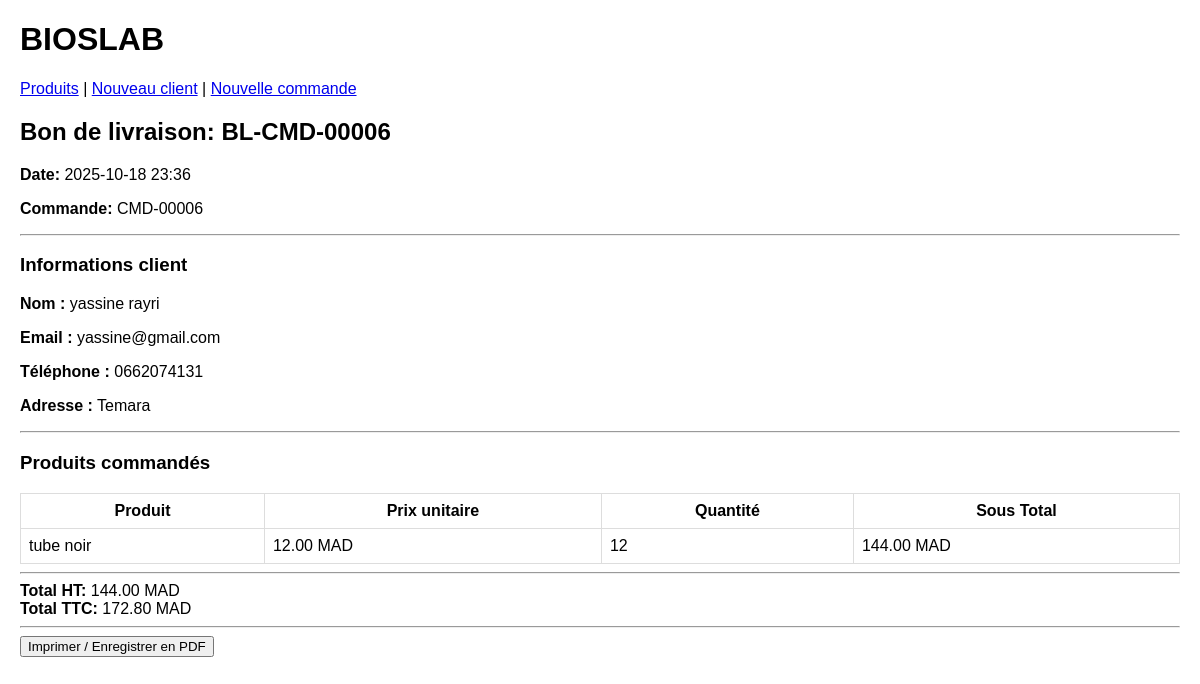
Screenshot of /order/45/delivery-note/ with the database file from the repository.
### stock/models.py (models this page shows, shortened)
class DeliveryNote(models.Model):
    order = models.OneToOneField(Order, on_delete=models.CASCADE, related_name="delivery_note")
    numero = models.CharField(max_length=100, unique=True)
    date = models.DateTimeField(default=timezone.now)
    class Meta:
        verbose_name = "Bon de livraison"

class Order(models.Model):
    client = models.ForeignKey(Client, on_delete=models.PROTECT, related_name="orders")
    date = models.DateTimeField(default=timezone.now)
    reference = models.CharField(max_length=100, unique=True)
    validated = models.BooleanField(default=False)  # Si validée -> reduction stock et possible génération facture
    note = models.TextField(blank=True)
    class Meta:
        verbose_name = "Commande"
    def total(self):
        return sum(item.subtotal() for item in self.items.all())

class Client(models.Model):
    nom = models.CharField(max_length=200)
    adresse = models.TextField(blank=True)
    telephone = models.CharField(max_length=50, blank=True)
    email = models.EmailField(blank=True)
    created_at = models.DateTimeField(auto_now_add=True)

class OrderItem(models.Model):
    order = models.ForeignKey(Order, on_delete=models.CASCADE, related_name="items")
    product = models.ForeignKey(Product, on_delete=models.PROTECT)
    quantite = models.PositiveIntegerField()
    prix_unitaire = models.DecimalField(max_digits=10, decimal_places=2)
    def subtotal(self):
        return self.quantite * self.prix_unitaire

class Product(models.Model):
    reference = models.CharField(max_length=50, unique=True)
    nom = models.CharField(max_length=200)
    description = models.TextField(blank=True)
    prix_unitaire = models.DecimalField(max_digits=10, decimal_places=2)
    quantite_stock = models.PositiveIntegerField(default=0)
    class Meta:
        verbose_name = "Produit"

### stock/views.py (the view)
# urls.py: path('order/<int:order_id>/delivery-note/', views.generate_delivery_note, name='generate_delivery_note'),
def generate_delivery_note(request, order_id):
    order = get_object_or_404(Order, pk=order_id)
    dn, created = DeliveryNote.objects.get_or_create(
        order=order,
        defaults={'numero': f"BL-{order.reference}"}
    )
    price_ht = order.total()
    taux_tva = Decimal('0.20')
    price_ttc = float(price_ht * (Decimal('1.00') + taux_tva))
    return render(request, 'stock/delivery_note.html', {'dn': dn, 'order': order,'price_ttc':price_ttc})

### stock/templates/stock/delivery_note.html (shortened to what this page needs)
{% extends 'stock/base.html' %}
{% block content %}
<h2>Bon de livraison: {{ dn.numero }}</h2>
<p><strong>Date:</strong> {{ dn.date|date:"Y-m-d H:i" }}</p>
<p><strong>Commande:</strong> {{ order.reference }}</p>
<hr>
    <h3>Informations client</h3>
    <p><strong>Nom :</strong> {{ order.client.nom }}</p>
    <p><strong>Email :</strong> {{ order.client.email }}</p>
    <p><strong>Téléphone :</strong> {{ order.client.telephone }}</p>
    <p><strong>Adresse :</strong> {{ order.client.adresse }}</p>
<hr>
<h3>Produits commandés</h3>
    <table class="table">
        <thead>
            <tr>
                <th>Produit</th>
                <th>Prix unitaire</th>
                <th>Quantité</th>
                <th>Sous Total</th>
            </tr>
        </thead>
        <tbody>
            {% for item in order.items.all %}
            <tr>
                <td>{{ item.product.nom }}</td>
                <td>{{ item.prix_unitaire }} MAD</td>
                <td>{{ item.quantite }}</td>
                <td>{{ item.subtotal }} MAD</td>
            </tr>
            {% empty %}
            <tr>
                <td colspan="4">Aucun produit dans cette commande.</td>
            </tr>
            {% endfor %}
        </tbody>
    </table>
    <hr>
    <div class="total-section">
        <tr>
       <td> <strong>Total HT:</strong> {{ order.total }} MAD </td>
       </tr>
    </div>
    <div class="total-section">
       <tr>
       <td> <strong>Total TTC:</strong> {{price_ttc|floatformat:2 }} MAD </td>
        </tr>
    </div>
    <hr>
<div class="no-print">
  <button onclick="window.print()">Imprimer / Enregistrer en PDF</button>
</div>
{% endblock %}

### stock/templates/stock/base.html (shortened to what this page needs)
<!doctype html>
<html>
<head>
</head>
<body>
  <header>
    <h1>{% block heading %}BIOSLAB{% endblock %}</h1>
    <nav class="no-print">
      <a href="{% url 'stock:product_list' %}">Produits</a> |
      <a href="{% url 'stock:client_create' %}">Nouveau client</a> |
      <a href="{% url 'stock:order_create' %}">Nouvelle commande</a>
    </nav>
  </header>
  <main>{% block content %}{% endblock %}</main>
</body>
</html>

### stock/templates/stock/base.html (style rules this page uses)
body { font-family: Arial, sans-serif; margin:20px; }
table { width:100%; border-collapse: collapse; }
th,td { padding:8px; border:1px solid #ddd; }

### rows the page displays
DeliveryNote: numero "BL-CMD-00006", date "2025-10-18 23:36"
Order: reference "CMD-00006", client.nom "yassine rayri", client.email "yassine@gmail.com", client.telephone "0662074131", client.adresse "Temara", total "144.00"
OrderItem: product.nom "tube noir", prix_unitaire "12.00", quantite "12", subtotal "144.00"

### other values shown
{{ price_ttc|floatformat:2 }} "172.80"
